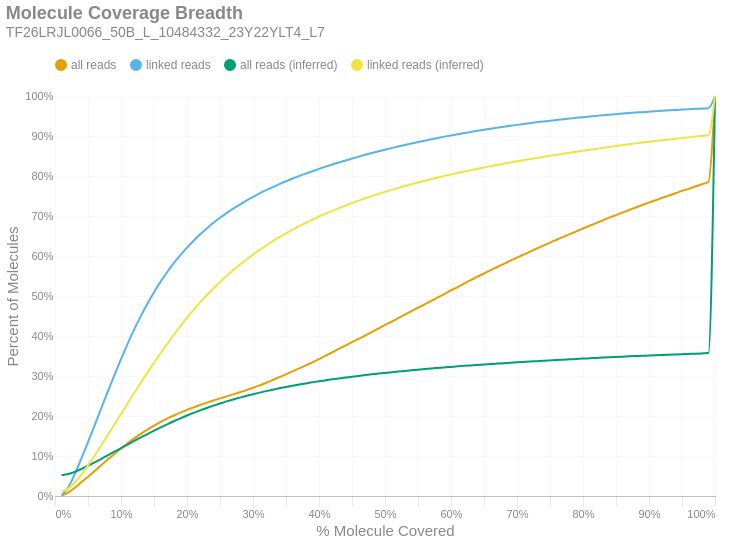

The code cell stored with this chart in its notebook:
### Markdown cell above
### Molecule Read Coverage
This chart shows molecule coverage breadth as computed by the number of bases aligned to that molecule. In other words, "*how much of each unique long molecule is actually sequenced/aligned?*" Keep in mind there is a distinction between sequences and alignments, since some sequences belonging to a particular molecule may not align well and wouldn't appear in the alignment data. This chart also shows molecule coverage breadth as computed by the *inferred fragment* from which the aligned sequences originate. Unlike read coverage, this calculation takes into account the total insert size, including unsequenced gaps between the forward and reverse reads. Like the previous figures, these are cumulative percents.

### Code cell
if SKIPLR:
    print_html(f"Skipped")
else:
    binned_df = consolidated_hist(valids['coverage_bp'], mask, 0.01, True)
    binned_df_inf = consolidated_hist(valids['coverage_inserts'], mask, 0.01, True)
    binned_df = binned_df.with_columns(pl.lit(binned_df_inf['all reads (cumsum)']).alias('all reads (inferred)'))
    binned_df = binned_df.with_columns(pl.lit(binned_df_inf['linked reads (cumsum)']).alias('linked reads (inferred)'))
    binned_df = binned_df.with_columns(
        (pl.col('bin').cast(pl.Float64) + 0.01).alias('right_edge')
    )

    with SafeRender(binned_df):
        (
            density_plot(binned_df, 'Molecule Coverage Breadth', samplename, 'molcov', ['all reads (inferred)','linked reads (inferred)'])
            .encode(
                #x=alt.X('bin:Q', title="% Molecule Covered").axis(format = '%').scale(padding=0),
                x=alt.X('right_edge:Q', title="% Molecule Covered").axis(format='%').scale(padding=0),
                y=alt.Y('value:Q', title='Percent of Molecules')
                    .axis(format='%')
                    .stack(False)
                    .scale(domainMin=0, padding=0),
                color=alt.Color("key:N").scale(domain = ["all reads", "linked reads", "all reads (inferred)", "linked reads (inferred)"]),
                tooltip = [
                    alt.Tooltip("key:N", title = "Data Type"),
                    alt.Tooltip("range_label:N", title="% Molecule Covered"),
                    alt.Tooltip("value:Q", format = ".2%", title="% Molecules")
                ]
            )
        ).display()

### Figure 1 — Vega-Lite specification as saved in the notebook (floating-point values rounded to 4 significant figures)
{"width": "container", "height": 400, "config": {"title": {"anchor": "start", "dy": -15, "fontSize": 18, "color": "#888888", "subtitleColor": "#888888", "subtitleFontSize": 14}, "arc": {"fill": "#0072B2"}, "axis": {"domainColor": "#888888", "domainWidth": 0.5, "gridWidth": 0.2, "grid": false, "titleFontWeight": 400, "titleFontSize": 15, "labelFontSize": 11, "labelColor": "#888888", "tickColor": "#888888", "tickWidth": 0.2, "titleColor": "#888888"}, "axisBand": {"grid": false}, "axisX": {"grid": true, "tickSize": 10, "domainCap": "round"}, "axisY": {"domain": false, "grid": true, "tickSize": 0, "domainCap": "round"}, "background": "transparent", "header": {"labelFontSize": 15, "labelColor": "#888888", "titleFontSize": 15, "titleFontWeight": 600, "titleColor": "#888888"}, "legend": {"labelFont": "sans-serif", "labelFontSize": 12, "labelColor": "#888888", "symbolSize": 100, "symbolType": "circle", "titleFontSize": 12, "titlePadding": 10, "titleColor": "#888888", "title": null, "orient": "top"}, "range": {"category": ["#E69F00", "#56B4E9", "#009E73", "#F0E442", "#0072B2", "#D55E00", "#CC79A7", "#000000"], "diverging": ["#cfe8f3", "#a2d4ec", "#73bfe2", "#46abdb", "#1696d2", "#12719e"]}, "area": {"fill": "#0072B2", "fillOpacity": 0.7, "line": true, "strokeOpacity": 0.7}, "line": {"color": "#0072B2", "stroke": "#0072B2", "strokeWidth": 2}, "trail": {"color": "#0072B2", "stroke": "#0072B2", "strokeWidth": 0, "size": 1}, "point": {"filled": true, "fillOpacity": 1.0, "size": 95}, "text": {"color": "#888888", "fontSize": 11, "align": "right", "fontWeight": 400, "size": 11}, "bar": {"fill": "#0072B2", "stroke": null}, "view": {"stroke": null, "continuousWidth": 660, "continuousHeight": 400}}, "data": {"name": "data-219574c8e3a0b5563e86cd26b30a6c68"}, "mark": {"type": "line", "interpolate": "monotone", "point": {"opacity": 0, "size": 275}}, "encoding": {"color": {"field": "key", "scale": {"domain": ["all reads", "linked reads", "all reads (inferred)", "linked reads (inferred)"]}, "type": "nominal"}, "tooltip": [{"field": "key", "title": "Data Type", "type": "nominal"}, {"field": "range_label", "title": "% Molecule Covered", "type": "nominal"}, {"field": "value", "format": ".2%", "title": "% Molecules", "type": "quantitative"}], "x": {"axis": {"format": "%"}, "field": "right_edge", "scale": {"padding": 0}, "title": "% Molecule Covered", "type": "quantitative"}, "y": {"axis": {"format": "%"}, "field": "value", "scale": {"domainMin": 0, "padding": 0}, "stack": false, "title": "Percent of Molecules", "type": "quantitative"}}, "params": [{"name": "param_c36ac31b6afebe62", "select": {"type": "point", "fields": ["key"]}, "bind": "legend"}], "title": {"text": "Molecule Coverage Breadth", "subtitle": "TF26LRJL0066_50B_L_10484332_23Y22YLT4_L7"}, "transform": [{"fold": ["all reads (cumsum)", "linked reads (cumsum)", "all reads (inferred)", "linked reads (inferred)"]}, {"calculate": "replace(datum.key, ' (cumsum)', '')", "as": "key"}, {"filter": {"param": "param_c36ac31b6afebe62"}}], "usermeta": {"embedOptions": {"downloadFileName": "TF26LRJL0066_50B_L_10484332_23Y22YLT4_L7.molcov"}}, "$schema": "https://vega.github.io/schema/vega-lite/v6.4.1.json", "datasets": {"data-219574c8e3a0b5563e86cd26b30a6c68": [{"bin": "0.0", "interval": "0.0-0.01", "all reads": 0.0009086, "linked reads": 0.001669, "all reads (cumsum)": 0.0009086, "linked reads (cumsum)": 0.001669, "range_label": "0.0-0.01", "all reads (inferred)": 0.05174, "linked reads (inferred)": 0.01094, "right_edge": 0.01}, {"bin": "0.01", "interval": "0.01-0.02", "all reads": 0.007565, "linked reads": 0.0196, "all reads (cumsum)": 0.008474, "linked reads (cumsum)": 0.02127, "range_label": "0.01-0.02", "all reads (inferred)": 0.05479, "linked reads (inferred)": 0.01837, "right_edge": 0.02}, {"bin": "0.02", "interval": "0.02-0.03", "all reads": 0.01206, "linked reads": 0.03333, "all reads (cumsum)": 0.02053, "linked reads (cumsum)": 0.05459, "range_label": "0.02-0.03", "all reads (inferred)": 0.06039, "linked reads (inferred)": 0.03363, "right_edge": 0.03}, {"bin": "0.03", "interval": "0.03-0.04", "all reads": 0.01373, "linked reads": 0.03938, "all reads (cumsum)": 0.03426, "linked reads (cumsum)": 0.09397, "range_label": "0.03-0.04", "all reads (inferred)": 0.06745, "linked reads (inferred)": 0.0535, "right_edge": 0.04}, {"bin": "0.04", "interval": "0.04-0.05", "all reads": 0.01406, "linked reads": 0.0408, "all reads (cumsum)": 0.04832, "linked reads (cumsum)": 0.1348, "range_label": "0.04-0.05", "all reads (inferred)": 0.07558, "linked reads (inferred)": 0.07651, "right_edge": 0.05}, {"bin": "0.05", "interval": "0.05-0.06", "all reads": 0.01429, "linked reads": 0.04181, "all reads (cumsum)": 0.06261, "linked reads (cumsum)": 0.1766, "range_label": "0.05-0.06", "all reads (inferred)": 0.08401, "linked reads (inferred)": 0.1007, "right_edge": 0.06}, {"bin": "0.06", "interval": "0.06-0.07", "all reads": 0.0144, "linked reads": 0.04229, "all reads (cumsum)": 0.07701, "linked reads (cumsum)": 0.2189, "range_label": "0.06-0.07", "all reads (inferred)": 0.09288, "linked reads (inferred)": 0.1264, "right_edge": 0.07}, {"bin": "0.07", "interval": "0.07-0.08", "all reads": 0.01427, "linked reads": 0.04202, "all reads (cumsum)": 0.09128, "linked reads (cumsum)": 0.2609, "range_label": "0.07-0.08", "all reads (inferred)": 0.1018, "linked reads (inferred)": 0.1525, "right_edge": 0.08}, {"bin": "0.08", "interval": "0.08-0.09", "all reads": 0.01397, "linked reads": 0.04115, "all reads (cumsum)": 0.1052, "linked reads (cumsum)": 0.302, "range_label": "0.08-0.09", "all reads (inferred)": 0.1108, "linked reads (inferred)": 0.1786, "right_edge": 0.09}, {"bin": "0.09", "interval": "0.09-0.1", "all reads": 0.01355, "linked reads": 0.04, "all reads (cumsum)": 0.1188, "linked reads (cumsum)": 0.342, "range_label": "0.09-0.1", "all reads (inferred)": 0.1198, "linked reads (inferred)": 0.2049, "right_edge": 0.1}, {"bin": "0.1", "interval": "0.1-0.11", "all reads": 0.01303, "linked reads": 0.03843, "all reads (cumsum)": 0.1318, "linked reads (cumsum)": 0.3805, "range_label": "0.1-0.11", "all reads (inferred)": 0.1286, "linked reads (inferred)": 0.231, "right_edge": 0.11}, {"bin": "0.11", "interval": "0.11-0.12", "all reads": 0.01226, "linked reads": 0.03603, "all reads (cumsum)": 0.1441, "linked reads (cumsum)": 0.4165, "range_label": "0.11-0.12", "all reads (inferred)": 0.1376, "linked reads (inferred)": 0.2573, "right_edge": 0.12}, {"bin": "0.12", "interval": "0.12-0.13", "all reads": 0.01128, "linked reads": 0.03316, "all reads (cumsum)": 0.1554, "linked reads (cumsum)": 0.4497, "range_label": "0.12-0.13", "all reads (inferred)": 0.1463, "linked reads (inferred)": 0.2831, "right_edge": 0.13}, {"bin": "0.13", "interval": "0.13-0.14", "all reads": 0.01064, "linked reads": 0.03106, "all reads (cumsum)": 0.166, "linked reads (cumsum)": 0.4807, "range_label": "0.13-0.14", "all reads (inferred)": 0.1549, "linked reads (inferred)": 0.3084, "right_edge": 0.14}, {"bin": "0.14", "interval": "0.14-0.15", "all reads": 0.009893, "linked reads": 0.02873, "all reads (cumsum)": 0.1759, "linked reads (cumsum)": 0.5094, "range_label": "0.14-0.15", "all reads (inferred)": 0.1632, "linked reads (inferred)": 0.3331, "right_edge": 0.15}, {"bin": "0.15", "interval": "0.15-0.16", "all reads": 0.009217, "linked reads": 0.02652, "all reads (cumsum)": 0.1851, "linked reads (cumsum)": 0.536, "range_label": "0.15-0.16", "all reads (inferred)": 0.1714, "linked reads (inferred)": 0.3573, "right_edge": 0.16}, {"bin": "0.16", "interval": "0.16-0.17", "all reads": 0.00841, "linked reads": 0.02406, "all reads (cumsum)": 0.1935, "linked reads (cumsum)": 0.56, "range_label": "0.16-0.17", "all reads (inferred)": 0.1792, "linked reads (inferred)": 0.3805, "right_edge": 0.17}, {"bin": "0.17", "interval": "0.17-0.18", "all reads": 0.007756, "linked reads": 0.02188, "all reads (cumsum)": 0.2013, "linked reads (cumsum)": 0.5819, "range_label": "0.17-0.18", "all reads (inferred)": 0.1869, "linked reads (inferred)": 0.4031, "right_edge": 0.18}, {"bin": "0.18", "interval": "0.18-0.19", "all reads": 0.007203, "linked reads": 0.02015, "all reads (cumsum)": 0.2085, "linked reads (cumsum)": 0.6021, "range_label": "0.18-0.19", "all reads (inferred)": 0.1942, "linked reads (inferred)": 0.4247, "right_edge": 0.19}, {"bin": "0.19", "interval": "0.19-0.2", "all reads": 0.006825, "linked reads": 0.01892, "all reads (cumsum)": 0.2153, "linked reads (cumsum)": 0.621, "range_label": "0.19-0.2", "all reads (inferred)": 0.2012, "linked reads (inferred)": 0.4456, "right_edge": 0.2}, {"bin": "0.2", "interval": "0.2-0.21", "all reads": 0.006229, "linked reads": 0.01697, "all reads (cumsum)": 0.2215, "linked reads (cumsum)": 0.6379, "range_label": "0.2-0.21", "all reads (inferred)": 0.2078, "linked reads (inferred)": 0.4652, "right_edge": 0.21}, {"bin": "0.21", "interval": "0.21-0.22", "all reads": 0.006091, "linked reads": 0.01635, "all reads (cumsum)": 0.2276, "linked reads (cumsum)": 0.6543, "range_label": "0.21-0.22", "all reads (inferred)": 0.2142, "linked reads (inferred)": 0.4841, "right_edge": 0.22}, {"bin": "0.22", "interval": "0.22-0.23", "all reads": 0.00567, "linked reads": 0.01471, "all reads (cumsum)": 0.2333, "linked reads (cumsum)": 0.669, "range_label": "0.22-0.23", "all reads (inferred)": 0.2202, "linked reads (inferred)": 0.5019, "right_edge": 0.23}, {"bin": "0.23", "interval": "0.23-0.24", "all reads": 0.005538, "linked reads": 0.01391, "all reads (cumsum)": 0.2388, "linked reads (cumsum)": 0.6829, "range_label": "0.23-0.24", "all reads (inferred)": 0.2259, "linked reads (inferred)": 0.5188, "right_edge": 0.24}, {"bin": "0.24", "interval": "0.24-0.25", "all reads": 0.005204, "linked reads": 0.01266, "all reads (cumsum)": 0.2441, "linked reads (cumsum)": 0.6956, "range_label": "0.24-0.25", "all reads (inferred)": 0.2314, "linked reads (inferred)": 0.5351, "right_edge": 0.25}, {"bin": "0.25", "interval": "0.25-0.26", "all reads": 0.004982, "linked reads": 0.01165, "all reads (cumsum)": 0.249, "linked reads (cumsum)": 0.7072, "range_label": "0.25-0.26", "all reads (inferred)": 0.2365, "linked reads (inferred)": 0.5503, "right_edge": 0.26}, {"bin": "0.26", "interval": "0.26-0.27", "all reads": 0.005093, "linked reads": 0.01119, "all reads (cumsum)": 0.2541, "linked reads (cumsum)": 0.7184, "range_label": "0.26-0.27", "all reads (inferred)": 0.2414, "linked reads (inferred)": 0.5648, "right_edge": 0.27}, {"bin": "0.27", "interval": "0.27-0.28", "all reads": 0.005067, "linked reads": 0.01025, "all reads (cumsum)": 0.2592, "linked reads (cumsum)": 0.7287, "range_label": "0.27-0.28", "all reads (inferred)": 0.246, "linked reads (inferred)": 0.5783, "right_edge": 0.28}, {"bin": "0.28", "interval": "0.28-0.29", "all reads": 0.005466, "linked reads": 0.009906, "all reads (cumsum)": 0.2647, "linked reads (cumsum)": 0.7386, "range_label": "0.28-0.29", "all reads (inferred)": 0.2503, "linked reads (inferred)": 0.5911, "right_edge": 0.29}, {"bin": "0.29", "interval": "0.29-0.3", "all reads": 0.005816, "linked reads": 0.009406, "all reads (cumsum)": 0.2705, "linked reads (cumsum)": 0.748, "range_label": "0.29-0.3", "all reads (inferred)": 0.2545, "linked reads (inferred)": 0.6035, "right_edge": 0.3}, {"bin": "0.3", "interval": "0.3-0.31", "all reads": 0.006116, "linked reads": 0.008479, "all reads (cumsum)": 0.2766, "linked reads (cumsum)": 0.7564, "range_label": "0.3-0.31", "all reads (inferred)": 0.2584, "linked reads (inferred)": 0.6152, "right_edge": 0.31}, {"bin": "0.31", "interval": "0.31-0.32", "all reads": 0.006625, "linked reads": 0.008128, "all reads (cumsum)": 0.2832, "linked reads (cumsum)": 0.7646, "range_label": "0.31-0.32", "all reads (inferred)": 0.2622, "linked reads (inferred)": 0.6262, "right_edge": 0.32}, {"bin": "0.32", "interval": "0.32-0.33", "all reads": 0.006935, "linked reads": 0.007784, "all reads (cumsum)": 0.2902, "linked reads (cumsum)": 0.7724, "range_label": "0.32-0.33", "all reads (inferred)": 0.2658, "linked reads (inferred)": 0.637, "right_edge": 0.33}, {"bin": "0.33", "interval": "0.33-0.34", "all reads": 0.006938, "linked reads": 0.007453, "all reads (cumsum)": 0.2971, "linked reads (cumsum)": 0.7798, "range_label": "0.33-0.34", "all reads (inferred)": 0.2693, "linked reads (inferred)": 0.6472, "right_edge": 0.34}, {"bin": "0.34", "interval": "0.34-0.35", "all reads": 0.00716, "linked reads": 0.007054, "all reads (cumsum)": 0.3042, "linked reads (cumsum)": 0.7869, "range_label": "0.34-0.35", "all reads (inferred)": 0.2725, "linked reads (inferred)": 0.6568, "right_edge": 0.35}, {"bin": "0.35", "interval": "0.35-0.36", "all reads": 0.007517, "linked reads": 0.006823, "all reads (cumsum)": 0.3118, "linked reads (cumsum)": 0.7937, "range_label": "0.35-0.36", "all reads (inferred)": 0.2756, "linked reads (inferred)": 0.6659, "right_edge": 0.36}, {"bin": "0.36", "interval": "0.36-0.37", "all reads": 0.007295, "linked reads": 0.006264, "all reads (cumsum)": 0.3191, "linked reads (cumsum)": 0.8, "range_label": "0.36-0.37", "all reads (inferred)": 0.2786, "linked reads (inferred)": 0.6746, "right_edge": 0.37}, {"bin": "0.37", "interval": "0.37-0.38", "all reads": 0.00756, "linked reads": 0.006132, "all reads (cumsum)": 0.3266, "linked reads (cumsum)": 0.8061, "range_label": "0.37-0.38", "all reads (inferred)": 0.2815, "linked reads (inferred)": 0.6831, "right_edge": 0.38}, {"bin": "0.38", "interval": "0.38-0.39", "all reads": 0.007577, "linked reads": 0.005767, "all reads (cumsum)": 0.3342, "linked reads (cumsum)": 0.8118, "range_label": "0.38-0.39", "all reads (inferred)": 0.2841, "linked reads (inferred)": 0.691, "right_edge": 0.39}, {"bin": "0.39", "interval": "0.39-0.4", "all reads": 0.008195, "linked reads": 0.005866, "all reads (cumsum)": 0.3424, "linked reads (cumsum)": 0.8177, "range_label": "0.39-0.4", "all reads (inferred)": 0.2868, "linked reads (inferred)": 0.6987, "right_edge": 0.4}, {"bin": "0.4", "interval": "0.4-0.41", "all reads": 0.008309, "linked reads": 0.00562, "all reads (cumsum)": 0.3507, "linked reads (cumsum)": 0.8233, "range_label": "0.4-0.41", "all reads (inferred)": 0.2892, "linked reads (inferred)": 0.7059, "right_edge": 0.41}, {"bin": "0.41", "interval": "0.41-0.42", "all reads": 0.008472, "linked reads": 0.005237, "all reads (cumsum)": 0.3592, "linked reads (cumsum)": 0.8286, "range_label": "0.41-0.42", "all reads (inferred)": 0.2916, "linked reads (inferred)": 0.713, "right_edge": 0.42}, {"bin": "0.42", "interval": "0.42-0.43", "all reads": 0.008519, "linked reads": 0.00513, "all reads (cumsum)": 0.3677, "linked reads (cumsum)": 0.8337, "range_label": "0.42-0.43", "all reads (inferred)": 0.2939, "linked reads (inferred)": 0.7196, "right_edge": 0.43}, {"bin": "0.43", "interval": "0.43-0.44", "all reads": 0.008377, "linked reads": 0.005081, "all reads (cumsum)": 0.3761, "linked reads (cumsum)": 0.8388, "range_label": "0.43-0.44", "all reads (inferred)": 0.2961, "linked reads (inferred)": 0.726, "right_edge": 0.44}, {"bin": "0.44", "interval": "0.44-0.45", "all reads": 0.008382, "linked reads": 0.004769, "all reads (cumsum)": 0.3845, "linked reads (cumsum)": 0.8436, "range_label": "0.44-0.45", "all reads (inferred)": 0.2982, "linked reads (inferred)": 0.7323, "right_edge": 0.45}, {"bin": "0.45", "interval": "0.45-0.46", "all reads": 0.008316, "linked reads": 0.004687, "all reads (cumsum)": 0.3928, "linked reads (cumsum)": 0.8482, "range_label": "0.45-0.46", "all reads (inferred)": 0.3003, "linked reads (inferred)": 0.7384, "right_edge": 0.46}, {"bin": "0.46", "interval": "0.46-0.47", "all reads": 0.008417, "linked reads": 0.004668, "all reads (cumsum)": 0.4012, "linked reads (cumsum)": 0.8529, "range_label": "0.46-0.47", "all reads (inferred)": 0.3023, "linked reads (inferred)": 0.7442, "right_edge": 0.47}, {"bin": "0.47", "interval": "0.47-0.48", "all reads": 0.008737, "linked reads": 0.004498, "all reads (cumsum)": 0.4099, "linked reads (cumsum)": 0.8574, "range_label": "0.47-0.48", "all reads (inferred)": 0.3042, "linked reads (inferred)": 0.7498, "right_edge": 0.48}, {"bin": "0.48", "interval": "0.48-0.49", "all reads": 0.008461, "linked reads": 0.004253, "all reads (cumsum)": 0.4184, "linked reads (cumsum)": 0.8617, "range_label": "0.48-0.49", "all reads (inferred)": 0.306, "linked reads (inferred)": 0.755, "right_edge": 0.49}, {"bin": "0.49", "interval": "0.49-0.5", "all reads": 0.009281, "linked reads": 0.004193, "all reads (cumsum)": 0.4277, "linked reads (cumsum)": 0.8659, "range_label": "0.49-0.5", "all reads (inferred)": 0.3078, "linked reads (inferred)": 0.7604, "right_edge": 0.5}, {"bin": "0.5", "interval": "0.5-0.51", "all reads": 0.008117, "linked reads": 0.003916, "all reads (cumsum)": 0.4358, "linked reads (cumsum)": 0.8698, "range_label": "0.5-0.51", "all reads (inferred)": 0.3095, "linked reads (inferred)": 0.7652, "right_edge": 0.51}, {"bin": "0.51", "interval": "0.51-0.52", "all reads": 0.008856, "linked reads": 0.003915, "all reads (cumsum)": 0.4446, "linked reads (cumsum)": 0.8737, "range_label": "0.51-0.52", "all reads (inferred)": 0.3111, "linked reads (inferred)": 0.77, "right_edge": 0.52}, {"bin": "0.52", "interval": "0.52-0.53", "all reads": 0.008703, "linked reads": 0.003908, "all reads (cumsum)": 0.4533, "linked reads (cumsum)": 0.8776, "range_label": "0.52-0.53", "all reads (inferred)": 0.3127, "linked reads (inferred)": 0.7748, "right_edge": 0.53}, {"bin": "0.53", "interval": "0.53-0.54", "all reads": 0.00859, "linked reads": 0.003598, "all reads (cumsum)": 0.4619, "linked reads (cumsum)": 0.8812, "range_label": "0.53-0.54", "all reads (inferred)": 0.3143, "linked reads (inferred)": 0.7794, "right_edge": 0.54}, {"bin": "0.54", "interval": "0.54-0.55", "all reads": 0.008699, "linked reads": 0.003586, "all reads (cumsum)": 0.4706, "linked reads (cumsum)": 0.8848, "range_label": "0.54-0.55", "all reads (inferred)": 0.3159, "linked reads (inferred)": 0.7839, "right_edge": 0.55}, {"bin": "0.55", "interval": "0.55-0.56", "all reads": 0.008673, "linked reads": 0.00352, "all reads (cumsum)": 0.4793, "linked reads (cumsum)": 0.8883, "range_label": "0.55-0.56", "all reads (inferred)": 0.3173, "linked reads (inferred)": 0.7882, "right_edge": 0.56}, {"bin": "0.56", "interval": "0.56-0.57", "all reads": 0.008571, "linked reads": 0.003395, "all reads (cumsum)": 0.4879, "linked reads (cumsum)": 0.8917, "range_label": "0.56-0.57", "all reads (inferred)": 0.3188, "linked reads (inferred)": 0.7923, "right_edge": 0.57}, {"bin": "0.57", "interval": "0.57-0.58", "all reads": 0.008433, "linked reads": 0.003471, "all reads (cumsum)": 0.4963, "linked reads (cumsum)": 0.8952, "range_label": "0.57-0.58", "all reads (inferred)": 0.3201, "linked reads (inferred)": 0.7963, "right_edge": 0.58}, {"bin": "0.58", "interval": "0.58-0.59", "all reads": 0.008634, "linked reads": 0.003253, "all reads (cumsum)": 0.5049, "linked reads (cumsum)": 0.8984, "range_label": "0.58-0.59", "all reads (inferred)": 0.3215, "linked reads (inferred)": 0.8002, "right_edge": 0.59}, {"bin": "0.59", "interval": "0.59-0.6", "all reads": 0.008903, "linked reads": 0.003072, "all reads (cumsum)": 0.5138, "linked reads (cumsum)": 0.9015, "range_label": "0.59-0.6", "all reads (inferred)": 0.3228, "linked reads (inferred)": 0.8039, "right_edge": 0.6}, {"bin": "0.6", "interval": "0.6-0.61", "all reads": 0.0085, "linked reads": 0.002874, "all reads (cumsum)": 0.5223, "linked reads (cumsum)": 0.9044, "range_label": "0.6-0.61", "all reads (inferred)": 0.3241, "linked reads (inferred)": 0.8078, "right_edge": 0.61}, {"bin": "0.61", "interval": "0.61-0.62", "all reads": 0.008869, "linked reads": 0.00289, "all reads (cumsum)": 0.5312, "linked reads (cumsum)": 0.9072, "range_label": "0.61-0.62", "all reads (inferred)": 0.3253, "linked reads (inferred)": 0.8113, "right_edge": 0.62}, {"bin": "0.62", "interval": "0.62-0.63", "all reads": 0.008541, "linked reads": 0.00289, "all reads (cumsum)": 0.5398, "linked reads (cumsum)": 0.9101, "range_label": "0.62-0.63", "all reads (inferred)": 0.3265, "linked reads (inferred)": 0.8147, "right_edge": 0.63}, {"bin": "0.63", "interval": "0.63-0.64", "all reads": 0.008481, "linked reads": 0.002836, "all reads (cumsum)": 0.5482, "linked reads (cumsum)": 0.913, "range_label": "0.63-0.64", "all reads (inferred)": 0.3277, "linked reads (inferred)": 0.8181, "right_edge": 0.64}, {"bin": "0.64", "interval": "0.64-0.65", "all reads": 0.008054, "linked reads": 0.0027, "all reads (cumsum)": 0.5563, "linked reads (cumsum)": 0.9157, "range_label": "0.64-0.65", "all reads (inferred)": 0.3289, "linked reads (inferred)": 0.8213, "right_edge": 0.65}, {"bin": "0.65", "interval": "0.65-0.66", "all reads": 0.008335, "linked reads": 0.002654, "all reads (cumsum)": 0.5646, "linked reads (cumsum)": 0.9183, "range_label": "0.65-0.66", "all reads (inferred)": 0.3299, "linked reads (inferred)": 0.8245, "right_edge": 0.66}, {"bin": "0.66", "interval": "0.66-0.67", "all reads": 0.007848, "linked reads": 0.002466, "all reads (cumsum)": 0.5725, "linked reads (cumsum)": 0.9208, "range_label": "0.66-0.67", "all reads (inferred)": 0.331, "linked reads (inferred)": 0.8276, "right_edge": 0.67}, {"bin": "0.67", "interval": "0.67-0.68", "all reads": 0.00804, "linked reads": 0.002389, "all reads (cumsum)": 0.5805, "linked reads (cumsum)": 0.9232, "range_label": "0.67-0.68", "all reads (inferred)": 0.3321, "linked reads (inferred)": 0.8308, "right_edge": 0.68}, {"bin": "0.68", "interval": "0.68-0.69", "all reads": 0.0078, "linked reads": 0.002354, "all reads (cumsum)": 0.5883, "linked reads (cumsum)": 0.9255, "range_label": "0.68-0.69", "all reads (inferred)": 0.3332, "linked reads (inferred)": 0.8338, "right_edge": 0.69}, {"bin": "0.69", "interval": "0.69-0.7", "all reads": 0.007704, "linked reads": 0.002288, "all reads (cumsum)": 0.596, "linked reads (cumsum)": 0.9278, "range_label": "0.69-0.7", "all reads (inferred)": 0.3342, "linked reads (inferred)": 0.8367, "right_edge": 0.7}, {"bin": "0.7", "interval": "0.7-0.71", "all reads": 0.00756, "linked reads": 0.002209, "all reads (cumsum)": 0.6036, "linked reads (cumsum)": 0.93, "range_label": "0.7-0.71", "all reads (inferred)": 0.3352, "linked reads (inferred)": 0.8396, "right_edge": 0.71}, {"bin": "0.71", "interval": "0.71-0.72", "all reads": 0.007524, "linked reads": 0.00212, "all reads (cumsum)": 0.6111, "linked reads (cumsum)": 0.9322, "range_label": "0.71-0.72", "all reads (inferred)": 0.3362, "linked reads (inferred)": 0.8425, "right_edge": 0.72}, {"bin": "0.72", "interval": "0.72-0.73", "all reads": 0.007616, "linked reads": 0.002163, "all reads (cumsum)": 0.6187, "linked reads (cumsum)": 0.9343, "range_label": "0.72-0.73", "all reads (inferred)": 0.3372, "linked reads (inferred)": 0.8451, "right_edge": 0.73}, {"bin": "0.73", "interval": "0.73-0.74", "all reads": 0.00718, "linked reads": 0.001933, "all reads (cumsum)": 0.6259, "linked reads (cumsum)": 0.9363, "range_label": "0.73-0.74", "all reads (inferred)": 0.3381, "linked reads (inferred)": 0.8479, "right_edge": 0.74}, {"bin": "0.74", "interval": "0.74-0.75", "all reads": 0.007668, "linked reads": 0.001989, "all reads (cumsum)": 0.6336, "linked reads (cumsum)": 0.9382, "range_label": "0.74-0.75", "all reads (inferred)": 0.3391, "linked reads (inferred)": 0.8505, "right_edge": 0.75}, {"bin": "0.75", "interval": "0.75-0.76", "all reads": 0.007047, "linked reads": 0.001871, "all reads (cumsum)": 0.6406, "linked reads (cumsum)": 0.9401, "range_label": "0.75-0.76", "all reads (inferred)": 0.34, "linked reads (inferred)": 0.8532, "right_edge": 0.76}, {"bin": "0.76", "interval": "0.76-0.77", "all reads": 0.007197, "linked reads": 0.001851, "all reads (cumsum)": 0.6478, "linked reads (cumsum)": 0.942, "range_label": "0.76-0.77", "all reads (inferred)": 0.3408, "linked reads (inferred)": 0.8556, "right_edge": 0.77}, {"bin": "0.77", "interval": "0.77-0.78", "all reads": 0.006939, "linked reads": 0.001719, "all reads (cumsum)": 0.6547, "linked reads (cumsum)": 0.9437, "range_label": "0.77-0.78", "all reads (inferred)": 0.3417, "linked reads (inferred)": 0.8581, "right_edge": 0.78}, {"bin": "0.78", "interval": "0.78-0.79", "all reads": 0.006857, "linked reads": 0.001661, "all reads (cumsum)": 0.6616, "linked reads (cumsum)": 0.9453, "range_label": "0.78-0.79", "all reads (inferred)": 0.3426, "linked reads (inferred)": 0.8606, "right_edge": 0.79}, {"bin": "0.79", "interval": "0.79-0.8", "all reads": 0.007235, "linked reads": 0.00179, "all reads (cumsum)": 0.6688, "linked reads (cumsum)": 0.9471, "range_label": "0.79-0.8", "all reads (inferred)": 0.3435, "linked reads (inferred)": 0.8631, "right_edge": 0.8}, {"bin": "0.8", "interval": "0.8-0.81", "all reads": 0.006721, "linked reads": 0.001572, "all reads (cumsum)": 0.6756, "linked reads (cumsum)": 0.9487, "range_label": "0.8-0.81", "all reads (inferred)": 0.3443, "linked reads (inferred)": 0.8655, "right_edge": 0.81}, {"bin": "0.81", "interval": "0.81-0.82", "all reads": 0.006762, "linked reads": 0.0016, "all reads (cumsum)": 0.6823, "linked reads (cumsum)": 0.9503, "range_label": "0.81-0.82", "all reads (inferred)": 0.3451, "linked reads (inferred)": 0.8679, "right_edge": 0.82}, {"bin": "0.82", "interval": "0.82-0.83", "all reads": 0.00689, "linked reads": 0.001468, "all reads (cumsum)": 0.6892, "linked reads (cumsum)": 0.9518, "range_label": "0.82-0.83", "all reads (inferred)": 0.346, "linked reads (inferred)": 0.8703, "right_edge": 0.83}, {"bin": "0.83", "interval": "0.83-0.84", "all reads": 0.006704, "linked reads": 0.001478, "all reads (cumsum)": 0.6959, "linked reads (cumsum)": 0.9533, "range_label": "0.83-0.84", "all reads (inferred)": 0.3468, "linked reads (inferred)": 0.8727, "right_edge": 0.84}, {"bin": "0.84", "interval": "0.84-0.85", "all reads": 0.006352, "linked reads": 0.001369, "all reads (cumsum)": 0.7023, "linked reads (cumsum)": 0.9546, "range_label": "0.84-0.85", "all reads (inferred)": 0.3476, "linked reads (inferred)": 0.8749, "right_edge": 0.85}, {"bin": "0.85", "interval": "0.85-0.86", "all reads": 0.006513, "linked reads": 0.001354, "all reads (cumsum)": 0.7088, "linked reads (cumsum)": 0.956, "range_label": "0.85-0.86", "all reads (inferred)": 0.3483, "linked reads (inferred)": 0.8772, "right_edge": 0.86}, {"bin": "0.86", "interval": "0.86-0.87", "all reads": 0.006224, "linked reads": 0.001282, "all reads (cumsum)": 0.715, "linked reads (cumsum)": 0.9573, "range_label": "0.86-0.87", "all reads (inferred)": 0.3491, "linked reads (inferred)": 0.8794, "right_edge": 0.87}, {"bin": "0.87", "interval": "0.87-0.88", "all reads": 0.006354, "linked reads": 0.001222, "all reads (cumsum)": 0.7214, "linked reads (cumsum)": 0.9585, "range_label": "0.87-0.88", "all reads (inferred)": 0.3499, "linked reads (inferred)": 0.8816, "right_edge": 0.88}, {"bin": "0.88", "interval": "0.88-0.89", "all reads": 0.006032, "linked reads": 0.00117, "all reads (cumsum)": 0.7274, "linked reads (cumsum)": 0.9596, "range_label": "0.88-0.89", "all reads (inferred)": 0.3506, "linked reads (inferred)": 0.8836, "right_edge": 0.89}, {"bin": "0.89", "interval": "0.89-0.9", "all reads": 0.006147, "linked reads": 0.001204, "all reads (cumsum)": 0.7335, "linked reads (cumsum)": 0.9609, "range_label": "0.89-0.9", "all reads (inferred)": 0.3513, "linked reads (inferred)": 0.8857, "right_edge": 0.9}, {"bin": "0.9", "interval": "0.9-0.91", "all reads": 0.005711, "linked reads": 0.001102, "all reads (cumsum)": 0.7393, "linked reads (cumsum)": 0.962, "range_label": "0.9-0.91", "all reads (inferred)": 0.352, "linked reads (inferred)": 0.8877, "right_edge": 0.91}, {"bin": "0.91", "interval": "0.91-0.92", "all reads": 0.00635, "linked reads": 0.001095, "all reads (cumsum)": 0.7456, "linked reads (cumsum)": 0.963, "range_label": "0.91-0.92", "all reads (inferred)": 0.3527, "linked reads (inferred)": 0.8896, "right_edge": 0.92}, {"bin": "0.92", "interval": "0.92-0.93", "all reads": 0.005358, "linked reads": 0.001057, "all reads (cumsum)": 0.751, "linked reads (cumsum)": 0.9641, "range_label": "0.92-0.93", "all reads (inferred)": 0.3533, "linked reads (inferred)": 0.8914, "right_edge": 0.93}, {"bin": "0.93", "interval": "0.93-0.94", "all reads": 0.005803, "linked reads": 0.001028, "all reads (cumsum)": 0.7568, "linked reads (cumsum)": 0.9651, "range_label": "0.93-0.94", "all reads (inferred)": 0.3539, "linked reads (inferred)": 0.8932, "right_edge": 0.94}, {"bin": "0.94", "interval": "0.94-0.95", "all reads": 0.005945, "linked reads": 0.0009122, "all reads (cumsum)": 0.7627, "linked reads (cumsum)": 0.966, "range_label": "0.94-0.95", "all reads (inferred)": 0.3546, "linked reads (inferred)": 0.8949, "right_edge": 0.95}, {"bin": "0.95", "interval": "0.95-0.96", "all reads": 0.005189, "linked reads": 0.000937, "all reads (cumsum)": 0.7679, "linked reads (cumsum)": 0.967, "range_label": "0.95-0.96", "all reads (inferred)": 0.3552, "linked reads (inferred)": 0.8968, "right_edge": 0.96}, {"bin": "0.96", "interval": "0.96-0.97", "all reads": 0.00575, "linked reads": 0.0008957, "all reads (cumsum)": 0.7736, "linked reads (cumsum)": 0.9679, "range_label": "0.96-0.97", "all reads (inferred)": 0.3558, "linked reads (inferred)": 0.8985, "right_edge": 0.97}, {"bin": "0.97", "interval": "0.97-0.98", "all reads": 0.005772, "linked reads": 0.0008363, "all reads (cumsum)": 0.7794, "linked reads (cumsum)": 0.9687, "range_label": "0.97-0.98", "all reads (inferred)": 0.3565, "linked reads (inferred)": 0.9003, "right_edge": 0.98}, {"bin": "0.98", "interval": "0.98-0.99", "all reads": 0.005547, "linked reads": 0.0008693, "all reads (cumsum)": 0.785, "linked reads (cumsum)": 0.9696, "range_label": "0.98-0.99", "all reads (inferred)": 0.3572, "linked reads (inferred)": 0.9021, "right_edge": 0.99}, {"bin": "0.99", "interval": "0.99-1.0", "all reads": 0.215, "linked reads": 0.03042, "all reads (cumsum)": 1.0, "linked reads (cumsum)": 1.0, "range_label": "0.99-1.0", "all reads (inferred)": 1.0, "linked reads (inferred)": 1.0, "right_edge": 1.0}]}}
